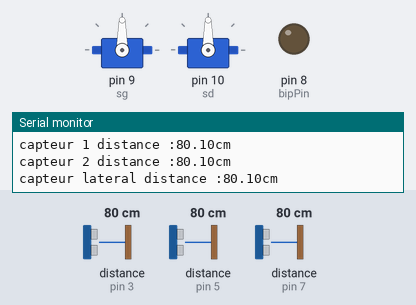
Bench run of a sketch on a simulated Arduino Uno, built with avr-gcc and run on an emulated ATmega328P. Shown: 2 × servo, output pins drawn as LEDs (lit = HIGH), the last lines printed to the serial monitor. Wiring (inferred from the names in the program): 3 × ultrasonic range finder: trigger pin 2, echo pin 3 / trigger pin 4, echo pin 5 / trigger pin 6, echo pin 7. The test bench sets the inputs (shaded band); at power-on: distance to the obstacle (sensors on pin 3, pin 5, pin 7) 80 cm. The echo pulse lasts 58.3 µs per cm; pins used as bus, display or sensor lines are not drawn.

Above: at 4.7 s.
4.8 s: distance to the obstacle (sensor on pin 3) set to 43 cm
At 6.0 s:
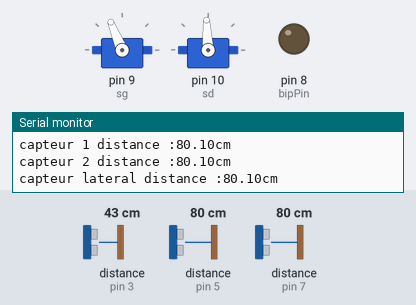
7.8 s: distance to the obstacle (sensor on pin 3) set to 38 cm
At 9.5 s:
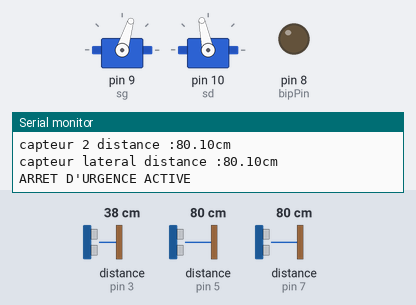
Timing chart, 0 to 11.0 s (numbered marks = the images above; inputs shaded):
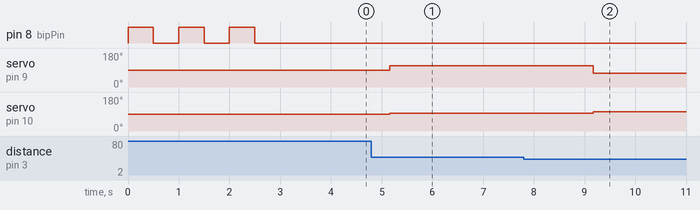

The sketch:

robotLongeMursV2.ino
```cpp
/*---------------------------------------------------------------*/
/*--------------------------ROBOT ARDUINO------------------------*/
/*---------------------------------------------------------------*/
/* AVANT LA MISE EN MARCHE                                       */
/* PLACER LE ROBOT PRET D'UN MUR A LA GAUCHE DU ROBOT            */
/*---------------------------------------------------------------*/

#include "fonctions_robot.h"
#include "fonctions_Moteurs.h"
Servo sg, sd;

float c1distance = 100;//on met par défaut une valeur non critique pour ne pas entrer
float c2distance = 100;//dans un if dès la mise en marche du robot
float c3distance = 30;
boolean obstacle;

//c1 : capteur avant
//c2 : capteur avant gauche
//c3 : capteur lateral


void setup()
{
  Serial.begin(9600);

  sg.attach(9);//  paire droite
  sd.attach(10); // paire gauche (oui il y a inversion)

  pinMode(c1TrigPin, OUTPUT);
  pinMode(c1EchoPin, INPUT);
  pinMode(c2TrigPin, OUTPUT);
  pinMode(c2EchoPin, INPUT);
  pinMode(c3TrigPin, OUTPUT);
  pinMode(c3EchoPin, INPUT);

  pinMode(bipPin, OUTPUT); //pour le bip

  //faire 3 bips pour annoncer départ du robot
  bipInitialisation();
  c1distance = lectureCapteurAvant();
  c2distance = lectureCapteurAvantGauche();
  c3distance = lectureCapteurLateral();

  delay (1000);

  //on fait avancer le robot tout droit
  avancer(sd, sg, 1580);
}//fin setup

void loop() {

  //on déclenche les capteurs et on lit leurs valeurs en continu
  //tant qu'aucun capteur ne détecte une distance critique
  c1distance = lectureCapteurAvant();
  c2distance = lectureCapteurAvantGauche();
  c3distance = lectureCapteurLateral();

  //affiche valeur distance dans terminal
  affichageDansLeTerminal(c1distance, c2distance, c3distance);

  /*A FAIRE : ARRET D'uRgEnCeeee*/

  //evitement d'obstacle PRIORITAIRE
  if (c1distance < 40 && c1distance > 5 ) { //pour eviter les valeurs extremes en cas de non detection de mur
    Serial.println("ARRET D'URGENCE ACTIVE");
    //retour sonore
    //bip();
    //arret
    arretTotal(sg, sd, 500);
    //tourne à droite pour éviter obstacle (tourne à 90° a droite)
    sg.writeMicroseconds(1300);
    sd.writeMicroseconds(1600);
    delay(650);
    //on remet le robot droit en marche avant
    avancer(sg, sd, 1580);
    while (c3distance < 100 || c1distance < 50) { //tant qu'il y a l'obstacle, le robot roule droit vers l'avant
      c1distance = lectureCapteurAvant();
      c3distance = lectureCapteurLateral();
    }
  }

  //pour longer le mur intervalle gauche
  else if ((c3distance < 30 && c3distance != 0) /*|| (c2distance < 60 && c2distance != 0)*/) {
    //retour sonore
    //bip();
    //tourne a droite car trop prêt du mur
    //jusqu'à revenir dans le bon intervalle
    sd.writeMicroseconds(1680);
    delay(150);
    //on remet le robot droit en marche avant
    sd.writeMicroseconds(1580);
    delay(150);
  }

  //pour longer le mur intervalle droit
  else if (c3distance > 40 && c3distance < 60 ) {
    //retour sonore
    //bip();
    //tourne a gauche car trop loin du mur
    sg.writeMicroseconds(1680);
    delay(150);
    //on remet le robot droit en marche avant
    sg.writeMicroseconds(1580);
    delay(150);
  }

  //si "plus de mur à gauche" alors tourne de 90° à gauche
  else if (c3distance == 0 || c3distance >= 60) {
    //retour sonore
    //bip();
    //arret
    arretTotal(sg, sd, 1600);
    //tourne à gauche pour relonger le du mur (tourne à 90° a gauche)
    sd.writeMicroseconds(1500);
    sg.writeMicroseconds(1700);
    delay(900);
    //on remet le robot droit en marche avant
    avancer(sg, sd, 1580);
    /*delay(2000);//on fait avancer le robot pdt 2s avant de reprendre les mesures des capteurs
                //pour éviter de remesurer une "absence de mur" et partir dans un cas non désiré
                //(tourne en rond en l'infini)*/
    while (c3distance > 30 && c1distance > 50) {
      c1distance = lectureCapteurAvant();
      c3distance = lectureCapteurLateral();
    }
    while (c3distance < 30 && c1distance > 50) {
      c1distance = lectureCapteurAvant();
      c3distance = lectureCapteurLateral();
    }
  }
}//fin loop


//problemes
//peut etre "conflit" entre c2 et c3 car ils regardent tous les 2 le meme mur
//utiliser millis() pour mesurer continuellement via c1 c2 c3?
```

fonctions_Moteurs.cpp
```cpp
#include "fonctions_Moteurs.h"


void StopPaireDeRoue(Servo paireDeRoue){
  paireDeRoue.writeMicroseconds(1500);
  }


void arretTotal(Servo rouesGauches,Servo RouesDroites){
  StopPaireDeRoue(rouesGauches);
  StopPaireDeRoue(RouesDroites);
  delay(1000);
  }

void arretTotal(Servo rouesGauches,Servo RouesDroites,int delai){
  StopPaireDeRoue(rouesGauches);
  StopPaireDeRoue(RouesDroites);
  delay(delai);
  }

 void tournerGauche(Servo rouesGauches,Servo rouesDroites,int millisecondeRoueGauches ){
    rouesGauches.writeMicroseconds(millisecondeRoueGauches);
    rouesDroites.writeMicroseconds(1580);
 }

 void tournerDroite(Servo rouesDroites,Servo rouesGauches,int millisecondeRoueDroites){
    rouesDroites.writeMicroseconds(millisecondeRoueDroites);
    rouesGauches.writeMicroseconds(1580);
 }

 void avancer(Servo rouesDroites,Servo rouesGauches,int millisecondes){
  rouesDroites.writeMicroseconds(millisecondes);
  rouesGauches.writeMicroseconds(millisecondes);
 }
```

fonctions_Moteurs.h
```cpp
#if !defined FONCTIONS_MOTEURS_H
  #define FONCTIONS_MOTEURS_H
  #include <Arduino.h>
#include <Servo.h>
void arretTotal(Servo rouesGauches,Servo RouesDroites);
void StopPaireDeRoue(Servo paireDeRoue);
void arretTotal(Servo rouesGauches,Servo RouesDroites,int delai);

void tournerGauche(Servo rouesGauches,Servo rouesDroites,int millisecondeRoueGauches );
void tournerDroite(Servo rouesDroites,Servo rouesGauches,int millisecondeRoueDroites);

void avancer(Servo rouesDroites,Servo rouesGauches,int millisecondes);
#endif
```

fonctions_robot.cpp
```cpp
#include "fonctions_robot.h"


float lectureCapteurAvant(void) {
  digitalWrite(c1TrigPin, LOW);
  delayMicroseconds(2);
  digitalWrite(c1TrigPin, HIGH);
  delayMicroseconds(10);
  digitalWrite(c1TrigPin, LOW);
  float c1distance = pulseIn(c1EchoPin, HIGH) / 58.00; //commence un timer jusqu'à que c1EchoPin soit à HIGH
  return c1distance;
}

float lectureCapteurAvantGauche(void) {
  delayMicroseconds(2);
  digitalWrite(c2TrigPin, LOW);
  delayMicroseconds(2);
  digitalWrite(c2TrigPin, HIGH);
  delayMicroseconds(10);
  digitalWrite(c2TrigPin, LOW);
  float c2distance = pulseIn(c2EchoPin, HIGH) / 58.00;
  return c2distance;
}

float lectureCapteurLateral(void) {
  delayMicroseconds(2);
  digitalWrite(c3TrigPin, LOW);
  delayMicroseconds(2);
  digitalWrite(c3TrigPin, HIGH);
  delayMicroseconds(10);
  digitalWrite(c3TrigPin, LOW);
  float c3distance = pulseIn(c3EchoPin, HIGH) / 58.00;
  return c3distance;
}

void affichageDansLeTerminal(float c1distance, float c2distance, float c3distance) {
  Serial.print("capteur 1 distance :");
  Serial.print(c1distance);
  Serial.print("cm\n");
  Serial.print("capteur 2 distance :");
  Serial.print(c2distance);
  Serial.print("cm\n");
  Serial.print("capteur lateral distance :");
  Serial.print(c3distance);
  Serial.print("cm\n");
}

void bipInitialisation(void) {
  digitalWrite(bipPin, HIGH);
  delay(500);
  digitalWrite(bipPin, LOW);
  delay(500);
  digitalWrite(bipPin, HIGH);
  delay(500);
  digitalWrite(bipPin, LOW);
  delay(500);
  digitalWrite(bipPin, HIGH);
  delay(500);
  digitalWrite(bipPin, LOW);
}

void bip(void){
  digitalWrite(bipPin, HIGH);
  delay(500);
  digitalWrite(bipPin, LOW);
}
```

fonctions_robot.h
```cpp
#if !defined FONCTIONS_ROBOT_H
  #define FONCTIONS_ROBOT_H
  #include <Arduino.h>

#include <Servo.h>

//declaration des pins
const int c1TrigPin = 2;
const int c1EchoPin = 3;
const int c2TrigPin = 4;
const int c2EchoPin = 5;
const int c3TrigPin = 6;
const int c3EchoPin = 7;
const int bipPin = 8;


float lectureCapteurAvant(void);
float lectureCapteurAvantGauche(void);
float lectureCapteurLateral(void);
void affichageDansLeTerminal(float c1distance, float c2distance,float c3distance);
void bipInitialisation(void);
void bip(void);

#endif
```

Measured:
- the behaviour switches between 41 and 40 cm on distance to the obstacle (sensor on pin 3) (found by bisection; images 1 and 2)
- after the input at 7.8 s, servo on pin 9 (sg): 112° → 73° after 1.4 s; servo on pin 10 (sd): 93° → 102° after 1.4 s
